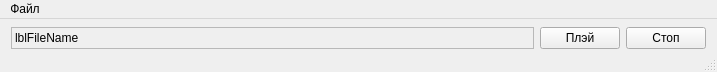
<?xml version="1.0" encoding="UTF-8"?>
<ui version="4.0">
 <class>MainWindow</class>
 <widget class="QMainWindow" name="MainWindow">
  <property name="geometry">
   <rect>
    <x>0</x>
    <y>0</y>
    <width>717</width>
    <height>72</height>
   </rect>
  </property>
  <property name="maximumSize">
   <size>
    <width>16777215</width>
    <height>72</height>
   </size>
  </property>
  <property name="windowTitle">
   <string>MainWindow</string>
  </property>
  <widget class="QWidget" name="centralWidget">
   <property name="maximumSize">
    <size>
     <width>16777215</width>
     <height>16777215</height>
    </size>
   </property>
   <layout class="QVBoxLayout" name="verticalLayout">
    <property name="sizeConstraint">
     <enum>QLayout::SetMinimumSize</enum>
    </property>
    <property name="topMargin">
     <number>8</number>
    </property>
    <property name="bottomMargin">
     <number>0</number>
    </property>
    <item>
     <layout class="QHBoxLayout" name="horizontalLayout" stretch="0,0,0">
      <property name="sizeConstraint">
       <enum>QLayout::SetNoConstraint</enum>
      </property>
      <item>
       <widget class="QLabel" name="lblFileName">
        <property name="sizePolicy">
         <sizepolicy hsizetype="Ignored" vsizetype="Preferred">
          <horstretch>20</horstretch>
          <verstretch>0</verstretch>
         </sizepolicy>
        </property>
        <property name="frameShape">
         <enum>QFrame::StyledPanel</enum>
        </property>
        <property name="text">
         <string>lblFileName</string>
        </property>
       </widget>
      </item>
      <item>
       <widget class="QPushButton" name="btnPlay">
        <property name="sizePolicy">
         <sizepolicy hsizetype="Fixed" vsizetype="Fixed">
          <horstretch>0</horstretch>
          <verstretch>0</verstretch>
         </sizepolicy>
        </property>
        <property name="text">
         <string>Плэй</string>
        </property>
       </widget>
      </item>
      <item>
       <widget class="QPushButton" name="btnStop">
        <property name="enabled">
         <bool>true</bool>
        </property>
        <property name="sizePolicy">
         <sizepolicy hsizetype="Fixed" vsizetype="Fixed">
          <horstretch>0</horstretch>
          <verstretch>0</verstretch>
         </sizepolicy>
        </property>
        <property name="text">
         <string>Стоп</string>
        </property>
       </widget>
      </item>
     </layout>
    </item>
   </layout>
  </widget>
  <widget class="QMenuBar" name="menuBar">
   <property name="geometry">
    <rect>
     <x>0</x>
     <y>0</y>
     <width>717</width>
     <height>19</height>
    </rect>
   </property>
   <widget class="QMenu" name="mFile">
    <property name="title">
     <string>Файл</string>
    </property>
    <addaction name="mFileOpen"/>
    <addaction name="separator"/>
    <addaction name="mFileExit"/>
   </widget>
   <addaction name="mFile"/>
  </widget>
  <widget class="QStatusBar" name="statusBar"/>
  <action name="mFileOpen">
   <property name="text">
    <string>Открыть</string>
   </property>
   <property name="shortcut">
    <string>Ctrl+O</string>
   </property>
  </action>
  <action name="mFileExit">
   <property name="text">
    <string>Выход</string>
   </property>
  </action>
 </widget>
 <layoutdefault spacing="6" margin="11"/>
 <resources/>
 <connections>
  <connection>
   <sender>mFileExit</sender>
   <signal>triggered()</signal>
   <receiver>MainWindow</receiver>
   <slot>close()</slot>
   <hints>
    <hint type="sourcelabel">
     <x>-1</x>
     <y>-1</y>
    </hint>
    <hint type="destinationlabel">
     <x>242</x>
     <y>81</y>
    </hint>
   </hints>
  </connection>
  <connection>
   <sender>mFileOpen</sender>
   <signal>triggered()</signal>
   <receiver>MainWindow</receiver>
   <slot>select_file()</slot>
   <hints>
    <hint type="sourcelabel">
     <x>-1</x>
     <y>-1</y>
    </hint>
    <hint type="destinationlabel">
     <x>242</x>
     <y>81</y>
    </hint>
   </hints>
  </connection>
 </connections>
 <slots>
  <slot>select_file()</slot>
 </slots>
</ui>
